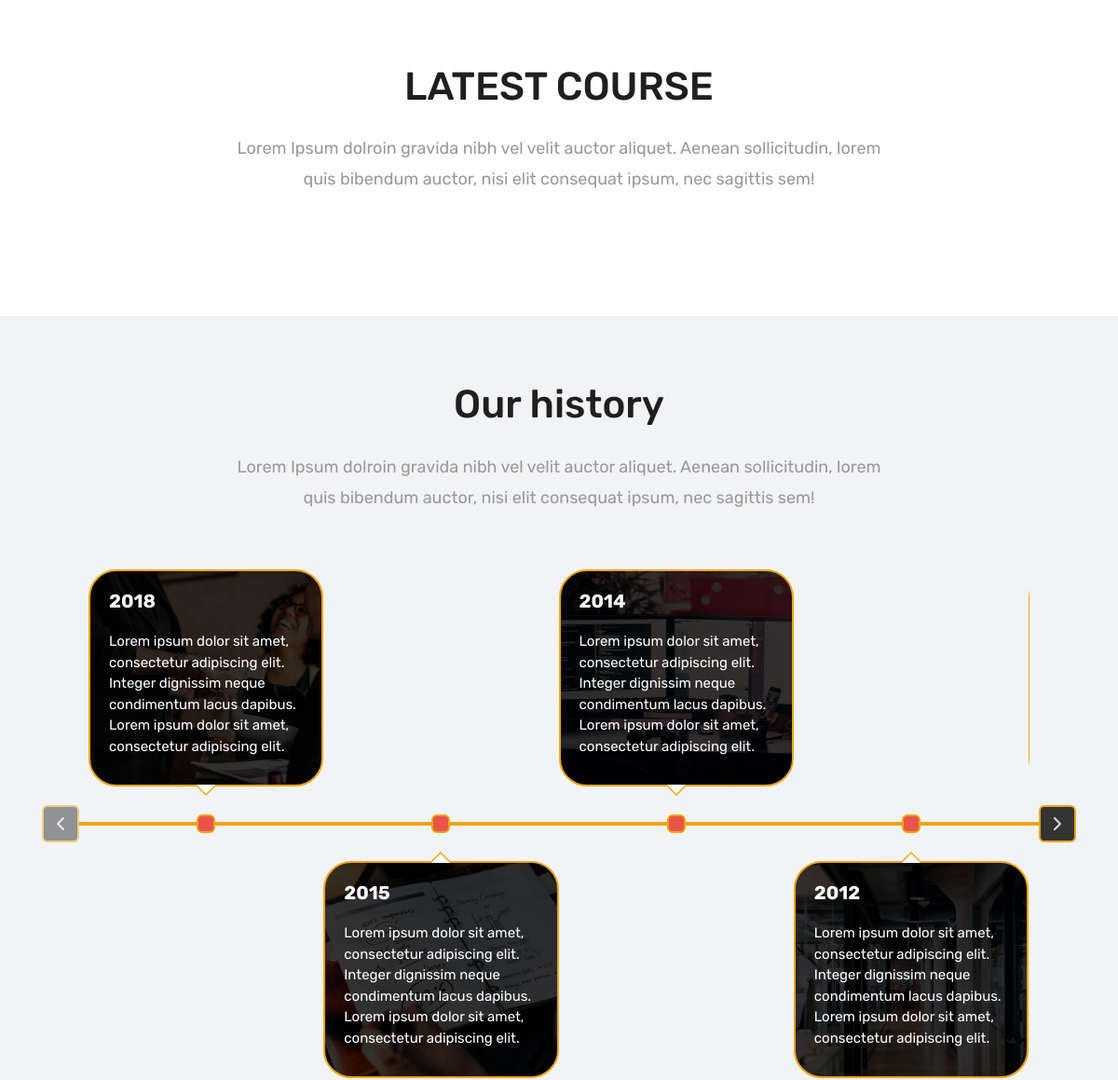
The app's page / (middle part), older data.
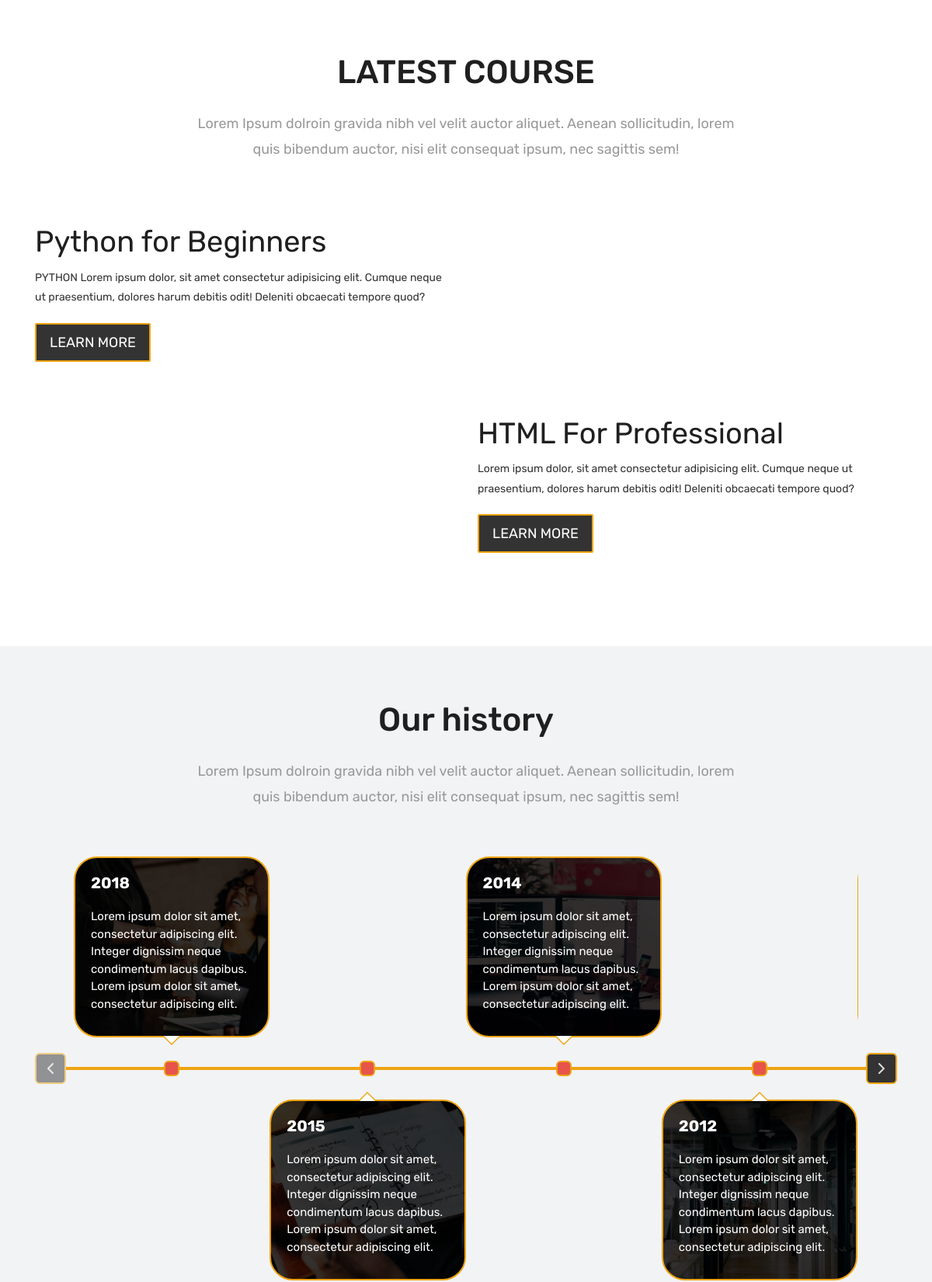
The same page, newer data.
### courses/models.py (models this page shows, shortened)
class Course(models.Model):
    teacher = models.ForeignKey(Teacher , null=True ,on_delete=models.CASCADE)
    name=models.CharField(max_length=200,unique=True,verbose_name="Kurs Adı ",help_text="Kurs adını giriniz")
    category= models.ForeignKey(Category, null=True,on_delete=models.DO_NOTHING)
    tags=models.ManyToManyField(Tag, blank=True,null=True)
    description=models.TextField(blank=True,null=True)
    image=models.ImageField(upload_to="courses/%Y/%m/%d/", default="courses/not.png")
    date = models.DateTimeField(auto_now=True)
    available= models.BooleanField(default=True)

### pages/views.py (the view)
# urls.py: path('',IndexView.as_view(),name="index"),
class IndexView(TemplateView):
    template_name= "index.html"
    def get_context_data(self, **kwargs):
      context = super().get_context_data(**kwargs)
      context['courses']=Course.objects.filter(available=True).order_by('-date')[:2]
      context['total_course']= Course.objects.filter(available=True).count()
      return context

### templates/index.html (shortened to what this page needs)
{% extends 'partials/_base.html' %}
{% load static %}
{% block content %}
    <div id="overviews" class="section wb">
        <div class="container">
            <div class="section-title row text-center">
                <div class="col-md-8 offset-md-2">
                    <h3>LATEST COURSE</h3>
                    <p class="lead">Lorem Ipsum dolroin gravida nibh vel velit auctor aliquet. Aenean sollicitudin, lorem quis bibendum auctor, nisi elit consequat ipsum, nec sagittis sem!</p>
                </div>
            </div>
			{% for course in courses %}
              <div class="row align-items-center">
			  {% if not forloop.first %}
                <div class="col-xl-6 col-lg-6 col-md-12 col-sm-12">
                    <div class="post-media wow fadeIn">
                    </div>
                </div>
			   {% endif %}
				<div class="col-xl-6 col-lg-6 col-md-12 col-sm-12">
                    <div class="message-box">
                        <h2>{{ course.name}}</h2>
                        <p>{{course.description}}</p>
                        <a href="{% url 'course_detail' course.category.slug course.id %}" class="hover-btn-new orange"><span>Learn More</span></a>
                    </div>
                </div>
			   {% if  forloop.first %}
				<div class="col-xl-6 col-lg-6 col-md-12 col-sm-12">
                    <div class="post-media wow fadeIn">
                    </div>
                </div>
			   {% endif %}
			</div>
            {% endfor %}
        </div>
    </div>
    <section class="section lb page-section">
		<div class="container">
			 <div class="section-title row text-center">
                <div class="col-md-8 offset-md-2">
                    <h3>Our history</h3>
                    <p class="lead">Lorem Ipsum dolroin gravida nibh vel velit auctor aliquet. Aenean sollicitudin, lorem quis bibendum auctor, nisi elit consequat ipsum, nec sagittis sem!</p>
                </div>
            </div>
			<div class="timeline">
				<div class="timeline__wrap">
					<div class="timeline__items">
						<div class="timeline__item">
							<div class="timeline__content img-bg-01">
								<h2>2018</h2>
								<p>Lorem ipsum dolor sit amet, consectetur adipiscing elit. Integer dignissim neque condimentum lacus dapibus. Lorem
									ipsum dolor sit amet, consectetur adipiscing elit.</p>
							</div>
						</div>
						<div class="timeline__item">
							<div class="timeline__content img-bg-02">
								<h2>2015</h2>
								<p>Lorem ipsum dolor sit amet, consectetur adipiscing elit. Integer dignissim neque condimentum lacus dapibus. Lorem
									ipsum dolor sit amet, consectetur adipiscing elit.</p>
							</div>
						</div>
						<div class="timeline__item">
							<div class="timeline__content img-bg-03">
								<h2>2014</h2>
								<p>Lorem ipsum dolor sit amet, consectetur adipiscing elit. Integer dignissim neque condimentum lacus dapibus. Lorem
									ipsum dolor sit amet, consectetur adipiscing elit.</p>
							</div>
						</div>
						<div class="timeline__item">
							<div class="timeline__content img-bg-04">
								<h2>2012</h2>
								<p>Lorem ipsum dolor sit amet, consectetur adipiscing elit. Integer dignissim neque condimentum lacus dapibus. Lorem
									ipsum dolor sit amet, consectetur adipiscing elit.</p>
							</div>
						</div>
					</div>
				</div>
			</div>
		</div>
	</section>
{% endblock  %}

Row changes from the older to the newer data that the page shows:
added Course: name "Python for Beginners", description "PYTHON Lorem ipsum dolor, sit amet consectetur adipisicing elit. Cumque neque ut praesentium, dolores harum debitis odit! Deleniti obcaecati tempore quod?"
added Course: name "HTML For Professional", description "Lorem ipsum dolor, sit amet consectetur adipisicing elit. Cumque neque ut praesentium, dolores harum debitis odit! Deleniti obcaecati tempore quod?"
